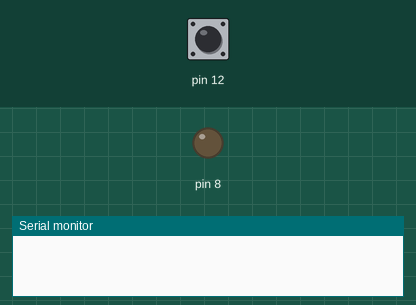
This sketch was run on a simulated Arduino Uno, built with avr-gcc and run on an emulated ATmega328P. On the bench: output pins drawn as LEDs (lit = HIGH), the last lines printed to the serial monitor. Dashed ring = blinking. The inputs (shaded band) are chosen by the test bench; at power-on: pin 12 HIGH.

Above: at 1.2 s.
1.3 s: pin 12 pulled LOW for 1 s
At 1.75 s:
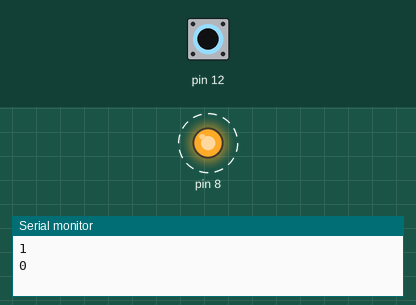
4.0 s: pin 12 pulled LOW for 0.15 s
At 5.1 s:
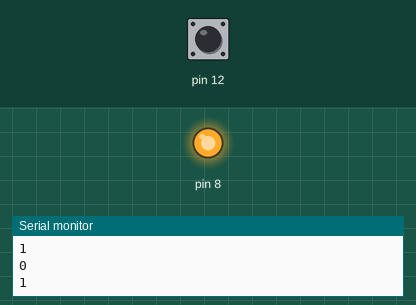
5.8 s: pin 12 pulled LOW for 3.2 s
At 10.0 s:
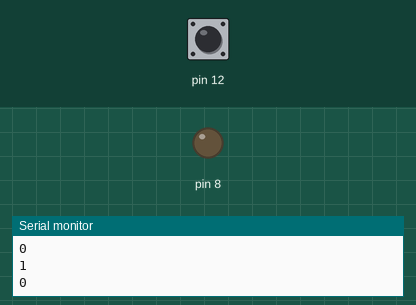
Timing chart, 0 to 11.5 s (numbered marks = the images above; inputs shaded):
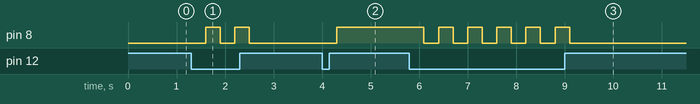

The sketch:

script.ino
```cpp
void setup()
{
  pinMode(12, INPUT_PULLUP);
  pinMode(8, OUTPUT);

  Serial.begin(9600);
}

int status = 0;

void loop()
{
  int sinal = digitalRead(12);

  if ( sinal == 0 ) {
  	status = !status;
    Serial.println(status);
    delay(300);
  }

  digitalWrite(8, status);
}
```

Measured:
- after the input at 1.3 s, pin 8: alternates HIGH for 0.30 s and LOW for 0.30 s, 4 changes in all, then stays LOW, starting after 0.30 s
- after the input at 4.0 s, pin 8: LOW → HIGH after 0.30 s
- after the input at 5.8 s, pin 8: alternates HIGH for 0.30 s and LOW for 0.30 s, 11 changes in all, then stays LOW, starting after 0.30 s
